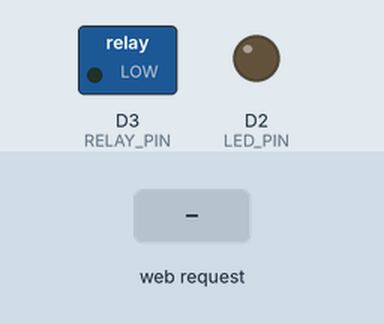
Simulated run of this sketch. Board: ESP8266 (NodeMCU). Parts: switched loads named in the sketch (green lamp = pin HIGH), output pins drawn as LEDs (lit = HIGH). Inputs (shaded band) come from the test bench. WiFi joins after 1.5 s; servers stay silent unless stated; what the sketch prints to the serial monitor is not drawn.

Above: at 3.2 s.
3.3 s: HTTP request GET /high received
At 4.4 s:
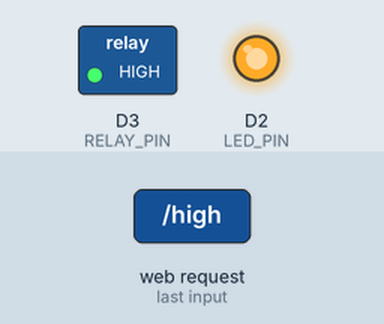
4.8 s: HTTP request GET /low received
At 5.5 s:
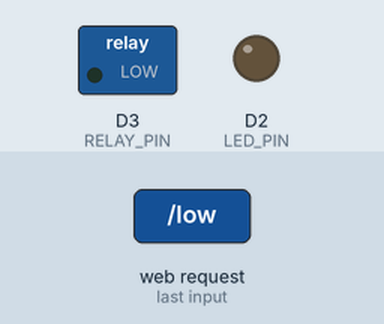
Timing chart, 0 to 7.8 s (numbered marks = the images above; inputs shaded):
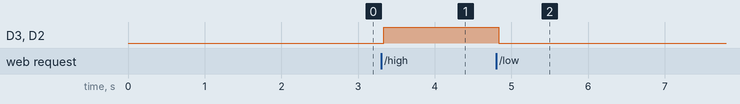

Measured:
- after the input at 3.3 s, D3 (RELAY_PIN), D2 (LED_PIN): LOW → HIGH at once
- after the input at 4.8 s, D3 (RELAY_PIN), D2 (LED_PIN): HIGH → LOW at once

The sketch:

relay.ino
```cpp
#include <ESP8266WiFi.h>
#include <ESP8266mDNS.h>
#include <ESP8266WebServer.h>

const char *WIFI_SSID = "HUAWEI-2.4G-E75z";
const char *WIFI_PASSWORD = "JgY5wBGt";
const char *HOST_NAME = "uets-relay";

const int SERVER_PORT = 8888;

const uint8_t LED_PIN = D2;
const uint8_t RELAY_PIN = D3;

ESP8266WebServer server(SERVER_PORT);

void handle_high()
{
    Serial.println("Handling high");

    digitalWrite(LED_PIN, HIGH);
    digitalWrite(RELAY_PIN, HIGH);
    server.send(200);
}

void handle_low()
{
    Serial.println("Handling low");

    digitalWrite(LED_PIN, LOW);
    digitalWrite(RELAY_PIN, LOW);
    server.send(200);
}

void handle_status()
{
    Serial.println("Handling status");

    int value = digitalRead(RELAY_PIN);
    server.send(200, "text/plain", String(value));
}

void server_setup()
{
    WiFi.hostname(HOST_NAME);
    WiFi.mode(WIFI_STA);
    WiFi.begin(WIFI_SSID, WIFI_PASSWORD);

    Serial.println("Connecting to Wifi");
    while (WiFi.status() != WL_CONNECTED)
    {
        delay(500);
        Serial.print(".");
        delay(500);
    }
    Serial.println("Connected to Wifi");
    Serial.println(WiFi.localIP());

    if (!(MDNS.begin(HOST_NAME)))
    {
        Serial.println("Error setting up mDNS");
    }
    Serial.println("mDNS Started");

    server.on("/high", handle_high);
    server.on("/low", handle_low);
    server.on("/status", handle_status);

    server.begin();
    Serial.println("Server started");
}

void setup()
{
    Serial.begin(9600);

    pinMode(LED_PIN, OUTPUT);
    pinMode(RELAY_PIN, OUTPUT);

    server_setup();
}

void loop()
{
    if (!MDNS.update())
    {
        Serial.println("Failed to update mDNS");
    }

    server.handleClient();
}
```
